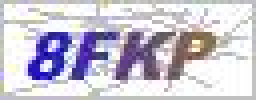
#> input picture python_projects/Crawling/Identify_code/code.jpg, 64 x 25 px (shown 4 times larger)
$ python img_identify.py
#> lines starting #> are read from the running program, lines starting #| are printed output that depends on the picture; after the words box and inside, x2 and y2 are one past the last pixel; in counts of white or black regions, pixels touching at a corner belong together
#  -*- UTF-8 -*- #
"""
@filename:img_identify.py
@author:Anza
@time:2023-08-01
"""


import pytesseract
from PIL import Image


# [13 lines of commented-out code are left out]


if __name__ == '__main__':
    image = Image.open('code.jpg')
#> image is the input picture: PIL image 64x25 RGB; mean R, G, B 201.1, 196.8, 210.4

    # image = modify_img(image)
    image = image.convert('L')
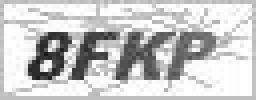
#> image: PIL image 64x25 L (shown 4 times larger); min 23, max 255, mean 199.6
    # image.show()
    threshold = 140
    func = lambda x: 0 if x < threshold else 1
    image = image.point(func, '1')
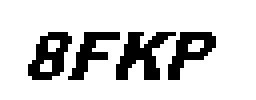
#> image: PIL image 64x25 1 (shown 4 times larger); 81.8% white; black in thin lines or dots, all inside (x1, y1, x2, y2) = (7, 8, 54, 20)
    image.show()

#> (the run stopped early here; a loop or call above may not have finished)
